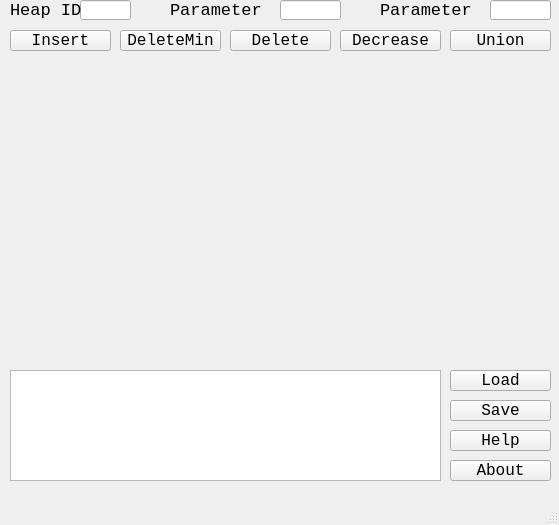
<?xml version="1.0" encoding="UTF-8"?>
<ui version="4.0">
 <class>mainwindow</class>
 <widget class="QMainWindow" name="mainwindow">
  <property name="geometry">
   <rect>
    <x>0</x>
    <y>0</y>
    <width>559</width>
    <height>525</height>
   </rect>
  </property>
  <property name="minimumSize">
   <size>
    <width>559</width>
    <height>525</height>
   </size>
  </property>
  <property name="maximumSize">
   <size>
    <width>559</width>
    <height>525</height>
   </size>
  </property>
  <property name="windowTitle">
   <string>DannyFibonacciHeap</string>
  </property>
  <widget class="QWidget" name="centralwidget">
   <widget class="QLineEdit" name="heapid_content">
    <property name="geometry">
     <rect>
      <x>80</x>
      <y>0</y>
      <width>51</width>
      <height>20</height>
     </rect>
    </property>
    <property name="font">
     <font>
      <family>Consolas</family>
     </font>
    </property>
   </widget>
   <widget class="QLabel" name="heapid_lable">
    <property name="geometry">
     <rect>
      <x>10</x>
      <y>0</y>
      <width>71</width>
      <height>21</height>
     </rect>
    </property>
    <property name="font">
     <font>
      <family>Consolas</family>
      <pointsize>13</pointsize>
     </font>
    </property>
    <property name="text">
     <string>Heap ID</string>
    </property>
   </widget>
   <widget class="QLabel" name="para1_lable">
    <property name="geometry">
     <rect>
      <x>170</x>
      <y>0</y>
      <width>101</width>
      <height>21</height>
     </rect>
    </property>
    <property name="font">
     <font>
      <family>Consolas</family>
      <pointsize>13</pointsize>
     </font>
    </property>
    <property name="text">
     <string>Parameter 1</string>
    </property>
   </widget>
   <widget class="QLineEdit" name="para1_content">
    <property name="geometry">
     <rect>
      <x>280</x>
      <y>0</y>
      <width>61</width>
      <height>20</height>
     </rect>
    </property>
    <property name="font">
     <font>
      <family>Consolas</family>
     </font>
    </property>
   </widget>
   <widget class="QLabel" name="para2_lable">
    <property name="geometry">
     <rect>
      <x>380</x>
      <y>0</y>
      <width>101</width>
      <height>21</height>
     </rect>
    </property>
    <property name="font">
     <font>
      <family>Consolas</family>
      <pointsize>13</pointsize>
     </font>
    </property>
    <property name="text">
     <string>Parameter 2</string>
    </property>
   </widget>
   <widget class="QLineEdit" name="para2_content">
    <property name="geometry">
     <rect>
      <x>490</x>
      <y>0</y>
      <width>61</width>
      <height>20</height>
     </rect>
    </property>
    <property name="font">
     <font>
      <family>Consolas</family>
     </font>
    </property>
   </widget>
   <widget class="QPushButton" name="Insert_button">
    <property name="geometry">
     <rect>
      <x>10</x>
      <y>30</y>
      <width>101</width>
      <height>21</height>
     </rect>
    </property>
    <property name="font">
     <font>
      <family>Consolas</family>
      <pointsize>12</pointsize>
     </font>
    </property>
    <property name="text">
     <string>Insert</string>
    </property>
   </widget>
   <widget class="QPushButton" name="DeleteMin_button">
    <property name="geometry">
     <rect>
      <x>120</x>
      <y>30</y>
      <width>101</width>
      <height>21</height>
     </rect>
    </property>
    <property name="font">
     <font>
      <family>Consolas</family>
      <pointsize>12</pointsize>
     </font>
    </property>
    <property name="text">
     <string>DeleteMin</string>
    </property>
   </widget>
   <widget class="QPushButton" name="Delete_button">
    <property name="geometry">
     <rect>
      <x>230</x>
      <y>30</y>
      <width>101</width>
      <height>21</height>
     </rect>
    </property>
    <property name="font">
     <font>
      <family>Consolas</family>
      <pointsize>12</pointsize>
     </font>
    </property>
    <property name="text">
     <string>Delete</string>
    </property>
   </widget>
   <widget class="QPushButton" name="Decrease_button">
    <property name="geometry">
     <rect>
      <x>340</x>
      <y>30</y>
      <width>101</width>
      <height>21</height>
     </rect>
    </property>
    <property name="font">
     <font>
      <family>Consolas</family>
      <pointsize>12</pointsize>
     </font>
    </property>
    <property name="text">
     <string>Decrease</string>
    </property>
   </widget>
   <widget class="QPushButton" name="Union_button">
    <property name="geometry">
     <rect>
      <x>450</x>
      <y>30</y>
      <width>101</width>
      <height>21</height>
     </rect>
    </property>
    <property name="font">
     <font>
      <family>Consolas</family>
      <pointsize>12</pointsize>
     </font>
    </property>
    <property name="text">
     <string>Union</string>
    </property>
   </widget>
   <widget class="QWidget" name="widget" native="true">
    <property name="geometry">
     <rect>
      <x>10</x>
      <y>60</y>
      <width>540</width>
      <height>300</height>
     </rect>
    </property>
   </widget>
   <widget class="QTextBrowser" name="textBrowser">
    <property name="enabled">
     <bool>true</bool>
    </property>
    <property name="geometry">
     <rect>
      <x>10</x>
      <y>370</y>
      <width>431</width>
      <height>111</height>
     </rect>
    </property>
   </widget>
   <widget class="QPushButton" name="Help_button">
    <property name="geometry">
     <rect>
      <x>450</x>
      <y>430</y>
      <width>101</width>
      <height>21</height>
     </rect>
    </property>
    <property name="font">
     <font>
      <family>Consolas</family>
      <pointsize>12</pointsize>
     </font>
    </property>
    <property name="text">
     <string>Help</string>
    </property>
   </widget>
   <widget class="QPushButton" name="About_button">
    <property name="geometry">
     <rect>
      <x>450</x>
      <y>460</y>
      <width>101</width>
      <height>21</height>
     </rect>
    </property>
    <property name="font">
     <font>
      <family>Consolas</family>
      <pointsize>12</pointsize>
     </font>
    </property>
    <property name="text">
     <string>About</string>
    </property>
   </widget>
   <widget class="QPushButton" name="Load_button">
    <property name="geometry">
     <rect>
      <x>450</x>
      <y>370</y>
      <width>101</width>
      <height>21</height>
     </rect>
    </property>
    <property name="font">
     <font>
      <family>Consolas</family>
      <pointsize>12</pointsize>
     </font>
    </property>
    <property name="text">
     <string>Load</string>
    </property>
   </widget>
   <widget class="QPushButton" name="Save_button">
    <property name="geometry">
     <rect>
      <x>450</x>
      <y>400</y>
      <width>101</width>
      <height>21</height>
     </rect>
    </property>
    <property name="font">
     <font>
      <family>Consolas</family>
      <pointsize>12</pointsize>
     </font>
    </property>
    <property name="text">
     <string>Save</string>
    </property>
   </widget>
  </widget>
  <widget class="QMenuBar" name="menubar">
   <property name="geometry">
    <rect>
     <x>0</x>
     <y>0</y>
     <width>559</width>
     <height>17</height>
    </rect>
   </property>
  </widget>
  <widget class="QStatusBar" name="statusbar"/>
 </widget>
 <resources/>
 <connections/>
</ui>
